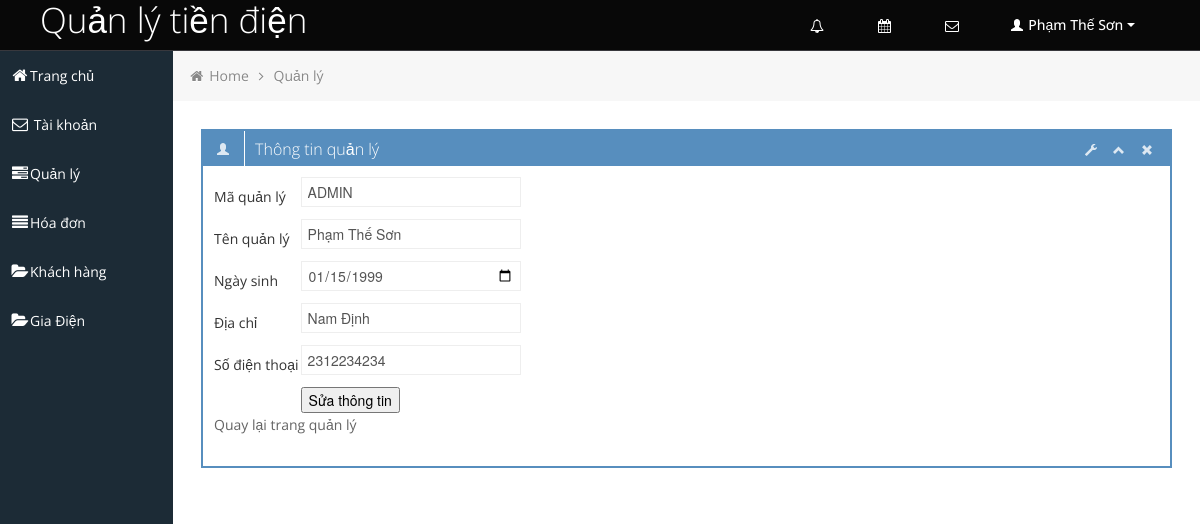
The page /Giaodien/QuanLy/Suaquanly.php (signed in) on the database its author committed.
### tables this page shows
CREATE TABLE `quanly` (
  `MaQL` varchar(20) NOT NULL COMMENT 'Mã quản lý',
  `TenQL` varchar(50) NOT NULL COMMENT 'Tên quản lý',
  `NgaySinh` date NOT NULL COMMENT 'Ngày sinh',
  `DiaChi` varchar(50) NOT NULL COMMENT 'Địa chỉ',
  `SDT` varchar(20) NOT NULL COMMENT 'Số điện thoại'
);

### Giaodien/QuanLy/Suaquanly.php (the view, shortened to what this page needs)
<!DOCTYPE html>
<html lang="en">
<head>
	<link id="bootstrap-style" href="css/bootstrap.min.css" rel="stylesheet">
	<link href="css/bootstrap-responsive.min.css" rel="stylesheet">
	<link id="base-style" href="css/style.css" rel="stylesheet">
	<link id="base-style-responsive" href="css/style-responsive.css" rel="stylesheet">
</head>
<body>
	<div class="navbar">
		<div class="navbar-inner">
			<div class="container-fluid">
				<a class="brand" href="index.html"><span>Quản lý tiền điện</span></a>
				<div class="nav-no-collapse header-nav">
					<ul class="nav pull-right">
						<li class="dropdown hidden-phone">
							<a class="btn dropdown-toggle" data-toggle="dropdown" href="#">
								<i class="icon-bell"></i>
							</a>
						</li>
						<li class="dropdown hidden-phone">
							<a class="btn dropdown-toggle" data-toggle="dropdown" href="#">
								<i class="icon-calendar"></i>
							</a>
						</li>
						<li class="dropdown hidden-phone">
						<a class="btn dropdown-toggle"  onclick="sendmail()"><i class="icon-envelope"></i></a>
						</li>
						<li class="dropdown">
							<a class="btn dropdown-toggle" data-toggle="dropdown" href="#">
								<i class="halflings-icon white user"></i> <?php echo $_SESSION['name']; ?>
								<span class="caret"></span>
							</a>
						</li>
					</ul>
				</div>
			</div>
		</div>
	</div>
		<div class="container-fluid-full">
		<div class="row-fluid">
			<div id="sidebar-left" class="span2">
				<div class="nav-collapse sidebar-nav">
				<ul class="nav nav-tabs nav-stacked main-menu">
						<li><a href="index.php"><i class="icon-home"></i><span class="hidden-tablet">Trang chủ</span></a></li>
						<li><a href="taikhoan.php"><i class="icon-envelope"></i><span class="hidden-tablet"> Tài khoản </span></a></li>
						<li><a href="quanly.php"><i class="icon-tasks"></i><span class="hidden-tablet">Quản lý</span></a></li>
						<li><a href="hoadon.php"><i class="icon-align-justify"></i><span class="hidden-tablet">Hóa đơn</span></a></li>
						<li><a href="khachhang.php"><i class="icon-folder-open"></i><span class="hidden-tablet">Khách hàng</span></a></li>
						<li><a href="trangthaisodien.php"><i class="icon-folder-open"></i><span class="hidden-tablet">Gia Điện</span></a></li>
					</ul>
				</div>
			</div>
			<div id="content" class="span10">
			<ul class="breadcrumb">
				<li>
					<i class="icon-home"></i>
					<a href="index.php">Home</a>
					<i class="icon-angle-right"></i>
				</li>
				<li><a href="quanly.php">Quản lý</a></li>
			</ul>
			<div class="row-fluid sortable">
				<div class="box span12">
					<div class="box-header" data-original-title>
						<h2><i class="halflings-icon white user"></i><span class="break"></span>Thông tin quản lý</h2>
						<div class="box-icon">
							<a href="#" class="btn-setting"><i class="halflings-icon white wrench"></i></a>
							<a href="#" class="btn-minimize"><i class="halflings-icon white chevron-up"></i></a>
							<a href="#" class="btn-close"><i class="halflings-icon white remove"></i></a>
						</div>
					</div>
					<div class="box-content">
							<?php
									include '../../connect.php';
									$sql = "SELECT * FROM quanly";
									$result = mysqli_query($connect,$sql);
									if(mysqli_num_rows($result)>0)
									{
										while($row =mysqli_fetch_assoc($result))
										{
							?>
						<form method="post" action="xulyupdatequanly.php?id=<?php echo $row['MaQL']?>">
                            <table>
                                <tr>
                                    <td>Mã quản lý </td>
                                    <td> <input type="text" name="MaQL" value="<?php echo $row['MaQL']?>">
                                    </td>
                                </tr>
                                <tr>
                                    <td>Tên quản lý </td>
                                    <td> <input type="text" name="name" value="<?php echo $row['TenQL']?>"></td>
								</tr>
								<tr>
                                    <td>Ngày sinh</td>
                                    <td> <input type="date" name="ngaysinh" value= "<?php echo $row['NgaySinh']?>"></td>
                                </tr>
                                <tr>
                                    <td>Địa chỉ </td>
                                    <td> <input type="text" name="quequan" value="<?php echo $row['DiaChi']?>"></td>
                                </tr>
                                <tr>
                                    <td>Số điện thoại </td>
                                    <td> <input type="text" name="SDT" value="<?php echo $row['SDT']?>"></td>
                                </tr>
                                <tr><td></td>
                                    <td colspan=2>
                                    <input id="btnChapNhan" type="submit" value="Sửa thông tin" name="sua">
                                    </td>
                                </tr>
                                <tr>
                                    <td colspan=2>
                                    <a href="quanly.php">Quay lại trang quản lý</a>
                                    </td></tr>
                            </table>
                        </form>
						<?php
										}
									}
									else
									{
										echo('No value!');
									}
								?>
			</div>
	</div>
		</div>
		</div>
</body>
</html>

### Giaodien/QuanLy/css/style.css (style rules this page uses)
body { background: #F5F5F5; color: #333; border: none; font-family: 'Open Sans', sans-serif; font-weight: 400; }
a { color: #646464; }
h2 { font-size: 16px; line-height: 16px; }
.navbar { margin-bottom: 0px; }
.navbar-inner { margin-bottom: 0px; min-height: 40px; padding-right: 20px; padding-left: 20px; background: #080808; filter: none; text-shadow: 1px 1px 1px #0a0c0e; border: none; color: #fff; -webkit-border-radius: 0px; -moz-border-radius: 0px; border-radius: 0px; *zoom: 1; border-bottom: 1px solid #38383D; }
.navbar-inner a { color: #7b7b7b; text-shadow: 0 -1px 1px #0b090a; }
.navbar-inner a i { margin-top: 2px; }
a.brand span { color: #fff; text-shadow: none; }
.header-nav { padding: 0px; color: #fff !important; background: #000 !important; }
.header-nav .nav { margin: 0px; }
.header-nav .btn { display: inline-block; padding: 21px 20px; margin-top: 0px; margin-left: 0px; font-size: 14px; line-height: 20px; text-align: center; text-shadow: none; vertical-align: middle; cursor: pointer; background: transparent; border-left: none; border-right: none; border-top: 0px; border-bottom: 0px; -webkit-border-radius: 0px; -moz-border-radius: 0px; border-radius: 0px; -webkit-box-shadow: none !important; -moz-box-shadow: none !important; box-shadow: none !important; }
.header-nav a.btn { color: #fff !important; text-shadow: none !important; padding: 15px 25px !important; }
.header-nav .btn .caret { border-top-color: #fff !important; border-bottom-color: #fff !important; }
#sidebar-left { background: #1C2B36; }
.sidebar-nav > ul { margin: 0px; padding-bottom: 1px; font-size: 14px; }
.nav-tabs.nav-stacked > li > a, .nav-tabs.nav-stacked > li > ul > li > a { padding: 15px 10px 14px 10px; color: #fff; border-top: none; border-bottom: 1px solid transparent; border-left: none; border-right: none; text-decoration: none; -webkit-border-radius: 0px; -moz-border-radius: 0px; border-radius: 0px; }
.nav-tabs.nav-stacked > li:last-child > a { border-bottom: 1px solid transparent; }
.nav-tabs.nav-stacked > li > a > i, .nav-tabs.nav-stacked > li > ul > li > a > i { opacity: 1; filter: alpha(opacity=100); -ms-filter:"progid:DXImageTransform.Microsoft.Alpha(Opacity=100)"; font-size: 16px; }
.nav-tabs.nav-stacked > li:first-child > a { margin: 0px 0px 0px 0px; -webkit-border-radius: 0px; -moz-border-radius: 0px; border-radius: 0px; }
.nav-tabs.nav-stacked > li:last-child > a { -webkit-border-radius: 0px; -moz-border-radius: 0px; border-radius: 0px; }
#content { background: #ffffff; filter: none; min-height: 100%; padding: 20px 20px; position: relative; }
.breadcrumb { margin: -28px -28px 28px -28px; line-height: 34px; background: #F7F7F7; border: 0px; color: #888; -webkit-box-shadow: none; -moz-box-shadow: none; box-shadow: none; -webkit-border-radius: 0px; -moz-border-radius: 0px; border-radius: 0px; }
.breadcrumb a { color: #888; text-shadow: 0px 1px 1px #fff; }
.box { border: 2px solid #578EBE; background: #fff !important; margin-bottom: 28px; }
.box-header { height: 16px; font-size: 16px; line-height: 16px; padding: 10px; background: #578EBE; -webkit-box-shadow: none; -moz-box-shadow: none; box-shadow: none; overflow: hidden; }
.box-header h2 { float:left; margin-top: 0px; font-weight: 300; }
.box-header .box-icon, .box-header h2 { color:#fff; }
.box-header h2 i { margin: 0px 3px 0px 4px; opacity: .8; filter: alpha(opacity=80); -ms-filter:"progid:DXImageTransform.Microsoft.Alpha(Opacity=80)"; }
.box-header .box-icon { float:right; margin-top: 1px; }
.box-header .box-icon i { -webkit-transition: all 0.1s ease-in-out; -moz-transition: all 0.1s ease-in-out; -o-transition: all 0.1s ease-in-out; -ms-transition: all 0.1s ease-in-out; transition: all 0.1s ease-in-out; opacity: .8; filter: alpha(opacity=80); -ms-filter:"progid:DXImageTransform.Microsoft.Alpha(Opacity=80)"; }
.box-header .box-icon a { margin: 0px 5px; }
.box-content { position: relative; z-index: 50; margin-top: -1px; padding: 10px; background: #fff !important; }
.btn { display: inline-block; padding: 6px 12px; margin-bottom: 0; font-size: 14px; font-weight: 500; line-height: 20px; text-align: center; white-space: nowrap; vertical-align: middle; cursor: pointer; border: 1px solid #a7a9aa; -webkit-border-radius: 0px !important; border-radius: 0px !important; }
.btn i { margin-top: 2px; }
.btn { color: #ffffff; background-color: #a7a9aa; border-color: #a7a9aa; background-image: none; filter: none; text-shadow: none; }
.navbar .brand { font-size: 35px; }

### rows shown on the page
quanly: MaQL "ADMIN", name "Phạm Thế Sơn", ngaysinh "01/15/1999", quequan "Nam Định", SDT "2312234234"

### other values the page prints
$_SESSION['name'] "Phạm Thế Sơn"
